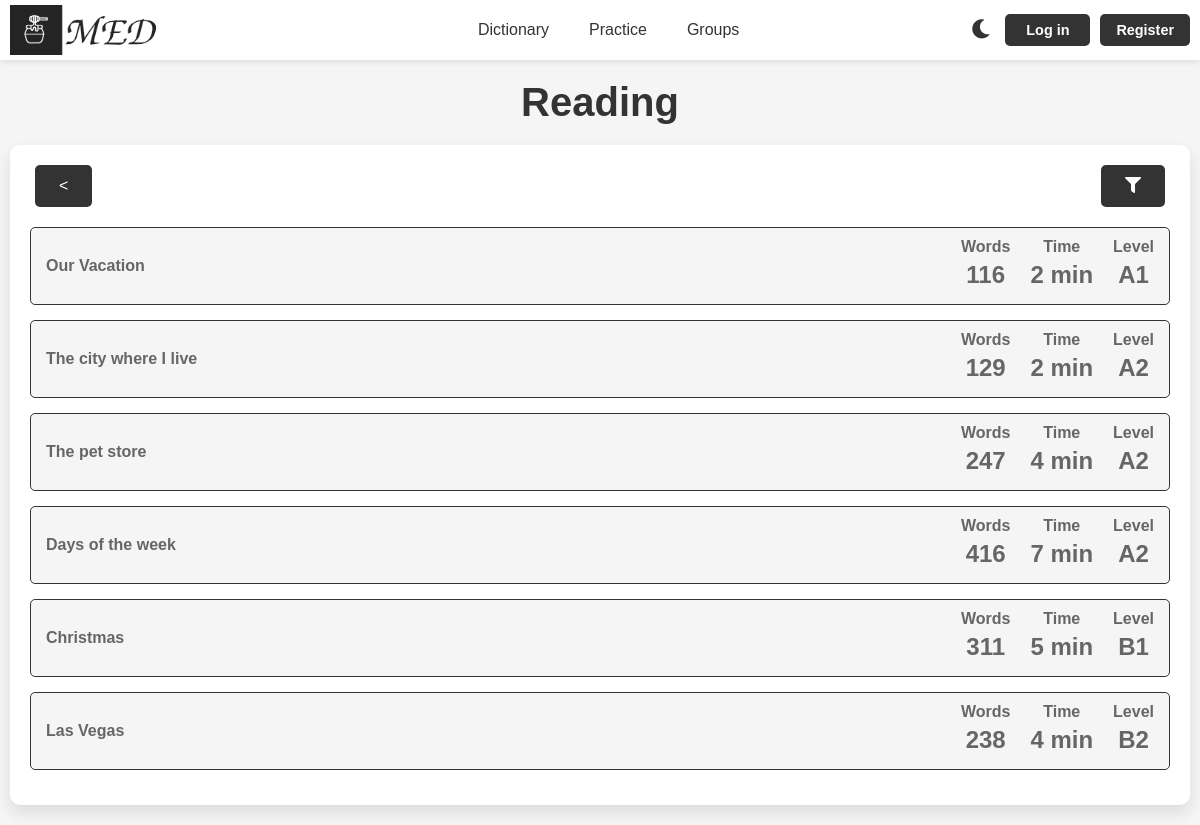
The app's page /practice/reading/?words_min=116&words_max=416 with its own data.
### med/models.py (models this page shows, shortened)
class ReadingText(models.Model):
    ENG_LEVEL_CHOICES = [
        ('A1', 'A1'),
        ('A2', 'A2'),
        ('B1', 'B1'),
        ('B2', 'B2'),
        ('C1', 'C1'),
        ('C2', 'C2')
    ]
    title = models.CharField(max_length=100)
    time_to_read = models.IntegerField()
    word_count = models.IntegerField()
    eng_level = models.CharField(max_length=2, choices=ENG_LEVEL_CHOICES, default='A1')
    content = models.TextField(blank=True)
    words_with_translations = models.JSONField(default=dict, blank=True, null=True)
    auth = models.CharField(max_length=200, blank=True)
    is_auth_a = models.BooleanField(default=True)
    class Meta:
        ordering = ['eng_level', 'word_count', 'title']
        indexes = [
            models.Index(fields=['eng_level', 'title'])
        ]

### med/views.py (the view)
# urls.py: path('practice/reading/', views.reading_view, name='practice_reading'),
def reading_view(request):
    texts = ReadingText.objects.all()
    word_stats = texts.aggregate(min_words=Min('word_count'), max_words=Max('word_count'))
    min_words = word_stats['min_words'] or 0
    max_words = word_stats['max_words'] or 0
    if request.method == 'GET':
        if 'words_min' not in request.GET or 'words_max' not in request.GET:
            query_params = request.GET.copy()
            if 'words_min' not in request.GET:
                query_params['words_min'] = min_words
            if 'words_max' not in request.GET:
                query_params['words_max'] = max_words
            return HttpResponseRedirect(f"{request.path}?{query_params.urlencode()}")
    level = request.GET.get('level')
    if level:
        texts = texts.filter(eng_level=level)
    words_min = request.GET.get('words_min', min_words)
    if words_min:
        texts = texts.filter(word_count__gte=int(words_min))
    words_max = request.GET.get('words_max', max_words)
    if words_max:
        texts = texts.filter(word_count__lte=int(words_max))
    paginator = Paginator(texts, 25)
    page_number = request.GET.get('page')
    paginated_texts = paginator.get_page(page_number)
    levels = ReadingText.ENG_LEVEL_CHOICES
    return render(request, 'med/reading.html', {
        'texts': paginated_texts,
        'paginator': paginator,
        'page_obj': paginated_texts,
        'levels': levels,
        'min_words': min_words,
        'max_words': max_words,
    })

### med/templates/med/reading.html (shortened to what this page needs)
{% extends "base.html" %}
{% block content %}
<h1>Reading</h1>
<div class="group-container">
    <div class="word-list-container">
        <div class="buttons" style="display: flex; justify-content: space-between; align-items: center; width: 100%; margin-bottom: 20px;">
            <div style="margin-right: auto;">
                <a href="{% url 'practice' %}" class="buttons" style="display: inline-block; text-align: center;">&lt;</a>
            </div>
            <div style="display: flex; gap: 10px;">
                <a id="burger-menu-btn" class="buttons" style="display: inline-block; text-align: center;">
                    <i class="fas fa-filter"></i>
                </a>
            </div>
        </div>
        {% if texts %}
        <ul class="user-list">
            {% for text in texts %}
            <li class="user-item">
                <a href="{% url 'reading_text' text.id %}">
                <div class="user-card" style="display: flex; justify-content: space-between; align-items: center; padding: 10px 0;">
                    <div class="user-title" style="flex: 1; text-align: left; margin-left: 15px;">
                        <p class="user-name"><strong>{{ text.title }}</strong></p>
                    </div>
                    <div class="user-stats" style="display: flex; gap: 20px; text-align: center; margin-right: 15px;">
                        <div class="stat-item reading-item">
                            <p>Words</p>
                            <p>{{ text.word_count }}</p>
                        </div>
                        <div class="stat-item reading-item">
                            <p>Time</p>
                            <p>{{ text.time_to_read }} min</p>
                        </div>
                        <div class="stat-item reading-item">
                            <p>Level</p>
                            <p>{{ text.get_eng_level_display }}</p>
                        </div>
                    </div>
                </div>
                </a>
            </li>
            {% endfor %}
        </ul>
        {% else %}
        <p>No texts available.</p>
        {% endif %}
    </div>
</div>
{% endblock %}

### med/static/med/css/styles.css (style rules this page uses)
:root { --background-color: #f5f5f5; --text-color: #333; --header-background: #ffffff; --button-background: #333; --button-text-color: #ffffff; --feature-background: #fff; --word-list-background: #fff; --feature-shadow: 0px 8px 16px rgba(0, 0, 0, 0.1); --feature-text-color: #666; --list-text-color: #666; --tab-background: #f9f9f9; --tab-active-background: #ffffff; --tab-hover-background: #e0e0e0; --tab-border-color: #ccc; }
body { font-family: Arial, sans-serif; background-color: var(--background-color); color: var(--text-color); }
a { text-decoration: none; color: var(--text-color); transition: color 0.3s; }
* { margin: 0; padding: 0; box-sizing: border-box; }
.container h1 { font-size: 2.5em; color: var(--text-color); margin-bottom: 15px; }
.container p { font-size: 1.2em; color: var(--text-color); max-width: 600px; margin: 0 auto 30px; }
.buttons a { text-decoration: none; color: var(--button-text-color); background-color: var(--button-background); padding: 12px 24px; margin: 0 5px; border-radius: 5px; font-size: 1em; transition: background-color 0.3s; }
.stat-item { display: flex; flex-direction: column; justify-content: space-between; text-align: center; height: auto; }
.stat-item p:first-child { font-weight: bold; margin-bottom: 5px; }
.stat-item p:nth-child(2) { font-size: 1.5em; font-weight: bold; margin-bottom: 5px; }
.words-container, .group-container { display: flex; gap: 10px; margin-top: 20px; text-align: left; align-items: flex-start; }
.word-list-container { flex: 1; background-color: var(--feature-background); border-radius: 10px; box-shadow: var(--feature-shadow); padding: 20px; text-align: center; }
.word-list-container p { font-size: 1em; color: var(--list-text-color); }
.user-list { list-style: none; padding: 0; }
.user-item { margin-bottom: 15px; }
.user-card { display: flex; align-items: center; gap: 15px; padding: 10px 15px; border: 1px solid var(--button-background); border-radius: 5px; background-color: var(--background-color); transition: transform 0.3s, box-shadow 0.3s; }
.user-name { font-size: 1.2em; color: var(--text-color); }
.user-card p { margin: 0px; }
.user-item { transition: transform 0.5s ease, opacity 0.5s ease; will-change: transform, opacity; }

### records on screen
ReadingText: title "Our Vacation", word_count "116", time_to_read "2", eng_level "A1"
ReadingText: title "The city where I live", word_count "129", time_to_read "2", eng_level "A2"
ReadingText: title "The pet store", word_count "247", time_to_read "4", eng_level "A2"
ReadingText: title "Days of the week", word_count "416", time_to_read "7", eng_level "A2"
ReadingText: title "Christmas", word_count "311", time_to_read "5", eng_level "B1"
ReadingText: title "Las Vegas", word_count "238", time_to_read "4", eng_level "B2"
